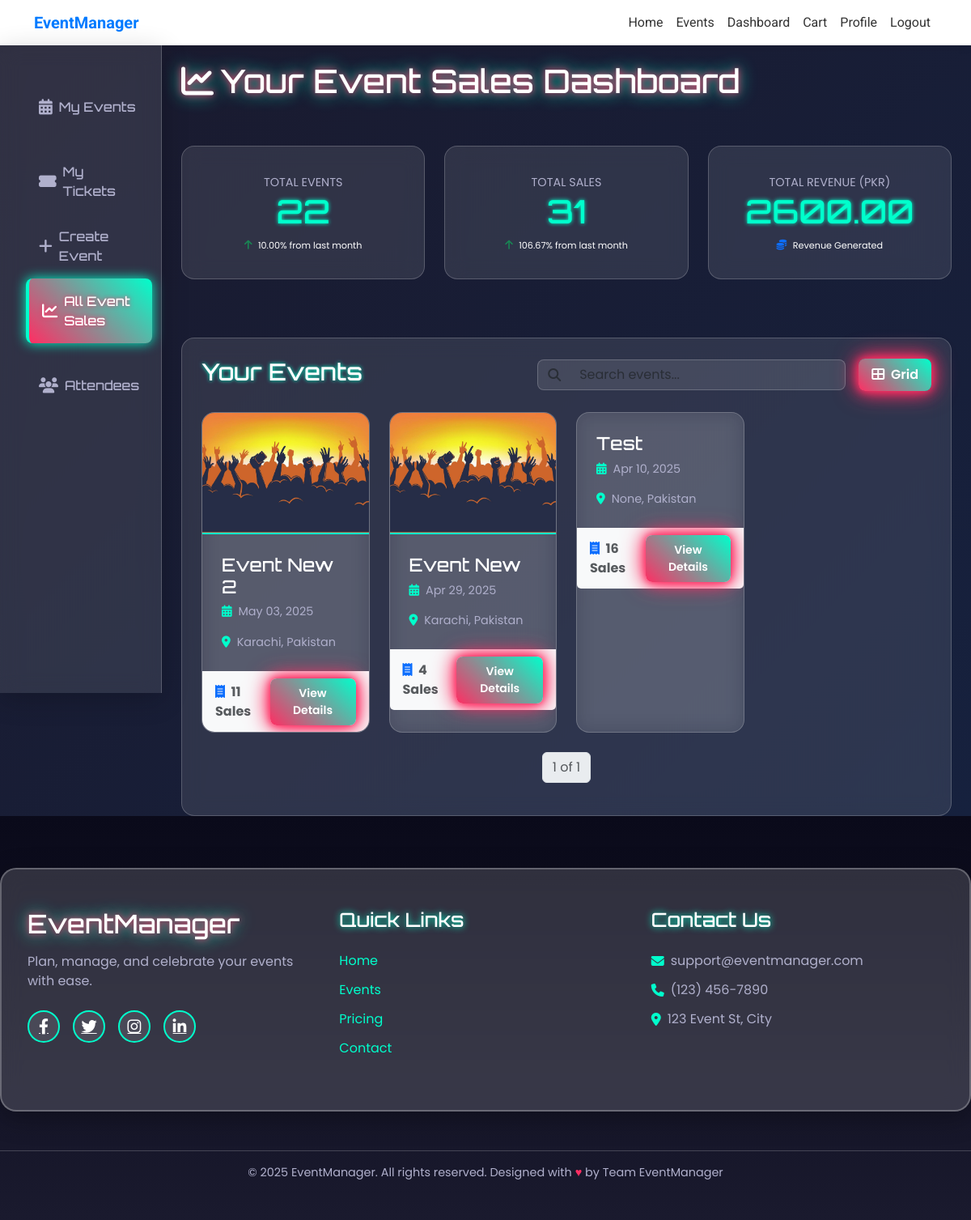
The page /event_sales/ (signed in) on the database its author committed.
### MainApp/models.py (models this page shows, shortened)
class Event(models.Model):
    CATEGORY_CHOICES = [
        ('Concerts', 'Concert'),
        ('Technology', 'Technology'),
        ('Food', 'Food & Drink'),
        ('Sports', 'Sports & Fitness'),
        ('Education', 'Education & Career'),
        ('Arts', 'Arts & Creativity'),
        ('Entertainment', 'Entertainment & Culture'),
    ]
    name = models.CharField(max_length=255)
    category = models.CharField(max_length=50, choices=CATEGORY_CHOICES, default='Concerts')
    image = models.ImageField(upload_to='event_images/', null=True, blank=True)
    description = models.TextField()
    date = models.DateField()
    time = models.TimeField()
    location = models.CharField(max_length=255)
    city = models.CharField(max_length=100, null=True, blank=True)
    country = models.CharField(max_length=100, default='Pakistan')
    map_link = models.TextField(null=True, blank=True)
    capacity = models.IntegerField(null=True, blank=True)
    is_free = models.BooleanField(default=False)
    carousel_image_1 = models.ImageField(upload_to='carousel_images/', null=True, blank=True)
    carousel_image_2 = models.ImageField(upload_to='carousel_images/', null=True, blank=True)
    carousel_image_3 = models.ImageField(upload_to='carousel_images/', null=True, blank=True)
    carousel_image_4 = models.ImageField(upload_to='carousel_images/', null=True, blank=True)
    created_by = models.ForeignKey(User, on_delete=models.CASCADE)
    created_at = models.DateTimeField(auto_now_add=True)

### MainApp/views.py (the view)
# urls.py: path('event_sales/', views.event_sales, name='event-sales'),  # Overview of all events' sales
def event_sales(request):
    time_range = request.GET.get('time_range', 'all')
    all_user_events = Event.objects.filter(created_by=request.user).order_by('-date')
    events_with_sales = []
    for event in all_user_events:
        if TicketSale.objects.filter(event=event).exists():
            events_with_sales.append(event)
    paginator = Paginator(events_with_sales, 12)
    page_number = request.GET.get('page')
    page_obj = paginator.get_page(page_number)
    total_events = all_user_events.count()
    total_sales = 0
    total_revenue = 0
    for event in all_user_events:
        sales = TicketSale.objects.filter(event=event)
        total_sales += sum(sale.quantity for sale in sales)
        total_revenue += sum(sale.total_price for sale in sales)
    last_month_start = timezone.now() - timedelta(days=30)
    last_month_end = timezone.now() - timedelta(days=1)
    last_month_events = all_user_events.filter(date__gte=last_month_start, date__lte=last_month_end)
    last_month_total_sales = 0
    last_month_total_revenue = 0
    for event in last_month_events:
        sales = TicketSale.objects.filter(event=event)
        last_month_total_sales += sum(sale.quantity for sale in sales)
        last_month_total_revenue += sum(sale.total_price for sale in sales)
    event_percentage_change = ((total_events - last_month_events.count()) / last_month_events.count()) * 100 if last_month_events.count() > 0 else 0
    sales_percentage_change = ((total_sales - last_month_total_sales) / last_month_total_sales) * 100 if last_month_total_sales > 0 else 0
    revenue_percentage_change = ((total_revenue - last_month_total_revenue) / last_month_total_revenue) * 100 if last_month_total_revenue > 0 else 0
    event_sales_data = []
    for event in page_obj:
        total_sales_event = 0
        total_revenue_event = 0
        remaining_tickets = 0
        for ticket in event.tickets.all():
            ticket_sales = TicketSale.objects.filter(event=event, ticket=ticket)
            quantity_sold = sum(sale.quantity for sale in ticket_sales)
            revenue = sum(sale.total_price for sale in ticket_sales)
            total_sales_event += quantity_sold
            total_revenue_event += revenue
            remaining_tickets += ticket.quantity - quantity_sold
        event_sales_data.append({
            'event': event,
            'total_sales': total_sales_event,
            'revenue': total_revenue_event,
            'remaining_tickets': remaining_tickets,
        })
    return render(request, 'event-sales.html', {
        'event_sales_data': event_sales_data,
        'time_range': time_range,
        'total_events': total_events,
        'total_sales': total_sales,
        'total_revenue': total_revenue,
        'event_percentage_change': event_percentage_change,
        'sales_percentage_change': sales_percentage_change,
        'revenue_percentage_change': revenue_percentage_change,
        'page_obj': page_obj,
    })

### templates/event-sales.html (shortened to what this page needs)
{% extends 'base.html' %}
{% load static %}
{% block extra_link %}
  <link rel="stylesheet" href="{% static 'css/event-sales.css' %}">
  <link rel="stylesheet" href="https://cdnjs.cloudflare.com/ajax/libs/font-awesome/6.4.0/css/all.min.css">
  <link href="https://cdn.jsdelivr.net/npm/aos@2.3.4/dist/aos.css" rel="stylesheet">
{% endblock %}
{% block content %}
<div class="sales-dashboard-container">
  <div class="row g-0">
      {% include 'partials/sidebar.html' %}
    <main class="col-md-10 px-md-4 main-content">
      <div class="d-flex justify-content-between align-items-center mb-4">
        <h2 class="page-title neon-glitch" data-aos="zoom-in">
          <i class="fas fa-chart-line me-2 mt-4"></i>Your Event Sales Dashboard
        </h2>
      </div>
      <div class="row summary-row mb-5">
        <div class="col-lg-4 col-sm-6 mb-4" data-aos="fade-up" data-aos-delay="100">
          <div class="card summary-card glass-card">
            <div class="card-body text-center">
              <small class="label">Total Events</small>
              <h3 class="value neon-text">{{ total_events }}</h3>
              <div class="trend mt-2" data-bs-toggle="tooltip" data-bs-placement="top" title="{{ event_percentage_change|floatformat:2 }}% change from last month">
                <i class="fas fa-arrow-up text-success me-1"></i>
                <small class="text-white">{{ event_percentage_change|floatformat:2 }}% from last month</small>
              </div>
            </div>
          </div>
        </div>
        <div class="col-lg-4 col-sm-6 mb-4" data-aos="fade-up" data-aos-delay="200">
          <div class="card summary-card glass-card">
            <div class="card-body text-center">
              <small class="label">Total Sales</small>
              <h3 class="value neon-text">{{ total_sales }}</h3>
              <div class="trend mt-2" data-bs-toggle="tooltip" data-bs-placement="top" title="{{ sales_percentage_change|floatformat:2 }}% change from last month">
                <i class="fas fa-arrow-up text-success me-1"></i>
                <small class="text-white">{{ sales_percentage_change|floatformat:2 }}% from last month</small>
              </div>
            </div>
          </div>
        </div>
        <div class="col-lg-4 col-sm-6 mb-4" data-aos="fade-up" data-aos-delay="300">
          <div class="card summary-card glass-card">
            <div class="card-body text-center">
              <small class="label">Total Revenue (PKR)</small>
              <h3 class="value neon-text">{{ total_revenue }}</h3>
              <div class="trend mt-2">
                <i class="fas fa-coins text-primary me-1"></i>
                <small class="text-white">Revenue Generated</small>
              </div>
            </div>
          </div>
        </div>
      </div>
      <div class="card events-card glass-card p-4" data-aos="fade-up">
        <div class="d-flex justify-content-between align-items-center mb-4">
          <h4 class="section-title neon-subtitle">Your Events</h4>
          <div class="d-flex align-items-center gap-3">
            <div class="search-box">
              <div class="input-group">
                <span class="input-group-text bg-transparent border-end-0">
                  <i class="fas fa-search text-muted"></i>
                </span>
                <input type="text" id="search-input" class="form-control border-start-0 neon-input" placeholder="Search events...">
              </div>
            </div>
            <button id="view-toggle" class="btn neon-button">
              <i class="fas fa-th-large me-1"></i> Grid
            </button>
          </div>
        </div>
        {% if event_sales_data %}
        <div id="grid-view" class="row g-4">
          {% for data in event_sales_data %}
          <div class="col-xl-3 col-lg-4 col-md-6 event-item" data-aos="fade-up" data-aos-delay="{% cycle '100' '200' '300' '400' %}">
            <div class="card event-card glass-card h-100" data-search="{{ data.event.name|lower }}">
              <div onclick="location.href='{% url 'event-sales-detail' data.event.id %}'" style="cursor: pointer;">
                {% if data.event.image %}
                <div class="img-wrap">
                  <img src="{{ data.event.image.url }}" alt="{{ data.event.name }}" class="img-fluid">
                </div>
                {% endif %}
                <div class="card-body">
                  <h5 class="card-title">{{ data.event.name }}</h5>
                  <p class="card-text">
                    <i class="fas fa-calendar-alt me-1"></i> {{ data.event.date|date:"M d, Y" }}
                  </p>
                  <p class="card-text">
                    <i class="fas fa-map-marker-alt me-1"></i> {{ data.event.city }}, {{ data.event.country }}
                  </p>
                </div>
              </div>
              <div class="card-footer bg-light d-flex justify-content-between align-items-center">
                <span class="text-muted">
                  <i class="fas fa-receipt me-1 text-primary"></i><strong> {{ data.total_sales }} Sales</strong>
                </span>
                <a href="{% url 'event-sales-detail' data.event.id %}" class="btn btn-sm neon-button">
                  View Details
                </a>
              </div>
            </div>
          </div>
          {% endfor %}
        </div>
        <div class="pagination-container mt-4">
          <nav aria-label="Page navigation">
            <ul class="pagination justify-content-center neon-pagination">
              <li class="page-item disabled">
                <span class="page-link">{{ page_obj.number }} of {{ page_obj.paginator.num_pages }}</span>
              </li>
            </ul>
          </nav>
        </div>
        {% endif %}
      </div>
    </main>
  </div>
</div>
{% endblock %}

### static/css/style.css (style rules this page uses)
body { font-family: "Roboto", sans-serif; background-color: #f8f9fa; color: #333; display: flex; flex-direction: column; min-height: 100vh; margin: 0; }
main { flex: 1; }

### static/css/event-sales.css (style rules this page uses)
:root { --primary-color: #ff2e63; --secondary-color: #00ffcc; --dark-color: #1a1a2e; --text-color: #b0b0cc; --white: #ffffff; --shadow: 0 8px 32px rgba(0, 0, 0, 0.2); --transition: all 0.3s cubic-bezier(0.68, -0.55, 0.265, 1.55); --neon-glow: 0 0 10px #ff2e63, 0 0 20px #ff2e63, 0 0 30px #ff2e63; }
.sales-dashboard-container { background: linear-gradient(135deg, #1a1a2e, #16213e); min-height: 100vh; font-family: 'Poppins', sans-serif; color: var(--text-color); position: relative; }
.sales-dashboard-container::before { content: ''; position: absolute; top: 0; left: 0; width: 100%; height: 100%; background: url('https://grainy-gradients.vercel.app/noise.svg'); opacity: 0.05; pointer-events: none; }
.sales-dashboard-container .page-title.neon-glitch { font-family: 'Orbitron', sans-serif; font-size: 2.5rem; color: var(--white); text-shadow: var(--neon-glow); margin-bottom: 2rem; }
.sales-dashboard-container .summary-card.glass-card { background: rgba(255, 255, 255, 0.1); backdrop-filter: blur(12px); border: 1px solid rgba(255, 255, 255, 0.2); border-radius: 16px; transition: var(--transition); }
.sales-dashboard-container .summary-card .card-body { padding: 2rem; }
.sales-dashboard-container .summary-card .label { font-size: 0.9rem; color: var(--text-color); text-transform: uppercase; }
.sales-dashboard-container .summary-card .value.neon-text { font-family: 'Orbitron', sans-serif; font-size: 2.5rem; color: var(--secondary-color); text-shadow: 0 0 5px var(--secondary-color); }
.sales-dashboard-container .summary-card .trend { font-size: 0.8rem; }
.sales-dashboard-container .events-card.glass-card { background: rgba(255, 255, 255, 0.1); backdrop-filter: blur(12px); border: 1px solid rgba(255, 255, 255, 0.2); border-radius: 16px; }
.sales-dashboard-container .section-title.neon-subtitle { font-family: 'Orbitron', sans-serif; color: var(--white); font-size: 1.8rem; text-shadow: 0 0 5px var(--secondary-color); }
.sales-dashboard-container .search-box .input-group { background: rgba(255, 255, 255, 0.1); border: 1px solid rgba(255, 255, 255, 0.2); border-radius: 8px; }
.sales-dashboard-container .search-box .form-control.neon-input { background: transparent; border: none; color: var(--white); }
.sales-dashboard-container .search-box .input-group-text { background: transparent; border: none; color: var(--secondary-color); }
.sales-dashboard-container .event-card.glass-card { background: rgba(255, 255, 255, 0.1); backdrop-filter: blur(12px); border: 1px solid rgba(255, 255, 255, 0.2); border-radius: 16px; overflow: hidden; transition: var(--transition); }
.sales-dashboard-container .event-card .img-wrap { position: relative; }
.sales-dashboard-container .event-card img { height: 150px; object-fit: cover; border-bottom: 2px solid var(--secondary-color); }
.sales-dashboard-container .event-card .card-body { padding: 1.5rem; }
.sales-dashboard-container .event-card .card-title { font-family: 'Orbitron', sans-serif; color: var(--white); font-size: 1.4rem; }
.sales-dashboard-container .event-card .card-text { font-size: 0.9rem; color: var(--text-color); }
.sales-dashboard-container .event-card .card-text i { color: var(--secondary-color); }
.sales-dashboard-container .event-card .card-footer { background: rgba(255, 255, 255, 0.05); border-top: 1px solid rgba(255, 255, 255, 0.2); }
.sales-dashboard-container .neon-button { background: linear-gradient(45deg, #ff2e63, #00ffcc); color: var(--white); font-family: 'Poppins', sans-serif; font-weight: 600; padding: 0.5rem 1rem; border-radius: 8px; border: none; box-shadow: var(--neon-glow); transition: var(--transition); }

### rows shown on the page
Event: event.image (picture), event.name "Event New 2", event "May 03, 2025", event.city "Karachi", event.country "Pakistan", total_sales "11"
Event: event.image (picture), event.name "Event New", event "Apr 29, 2025", event.city "Karachi", event.country "Pakistan", total_sales "4"
Event: event.name "Test", event "Apr 10, 2025", event.city "None", event.country "Pakistan", total_sales "16"

### other values the page prints
{{ total_events }} "22"
{{ event_percentage_change|floatformat:2 }} "10.00"
{{ total_sales }} "31"
{{ sales_percentage_change|floatformat:2 }} "106.67"
{{ total_revenue }} "2600.00"
{{ page_obj.number }} "1"
{{ page_obj.paginator.num_pages }} "1"
